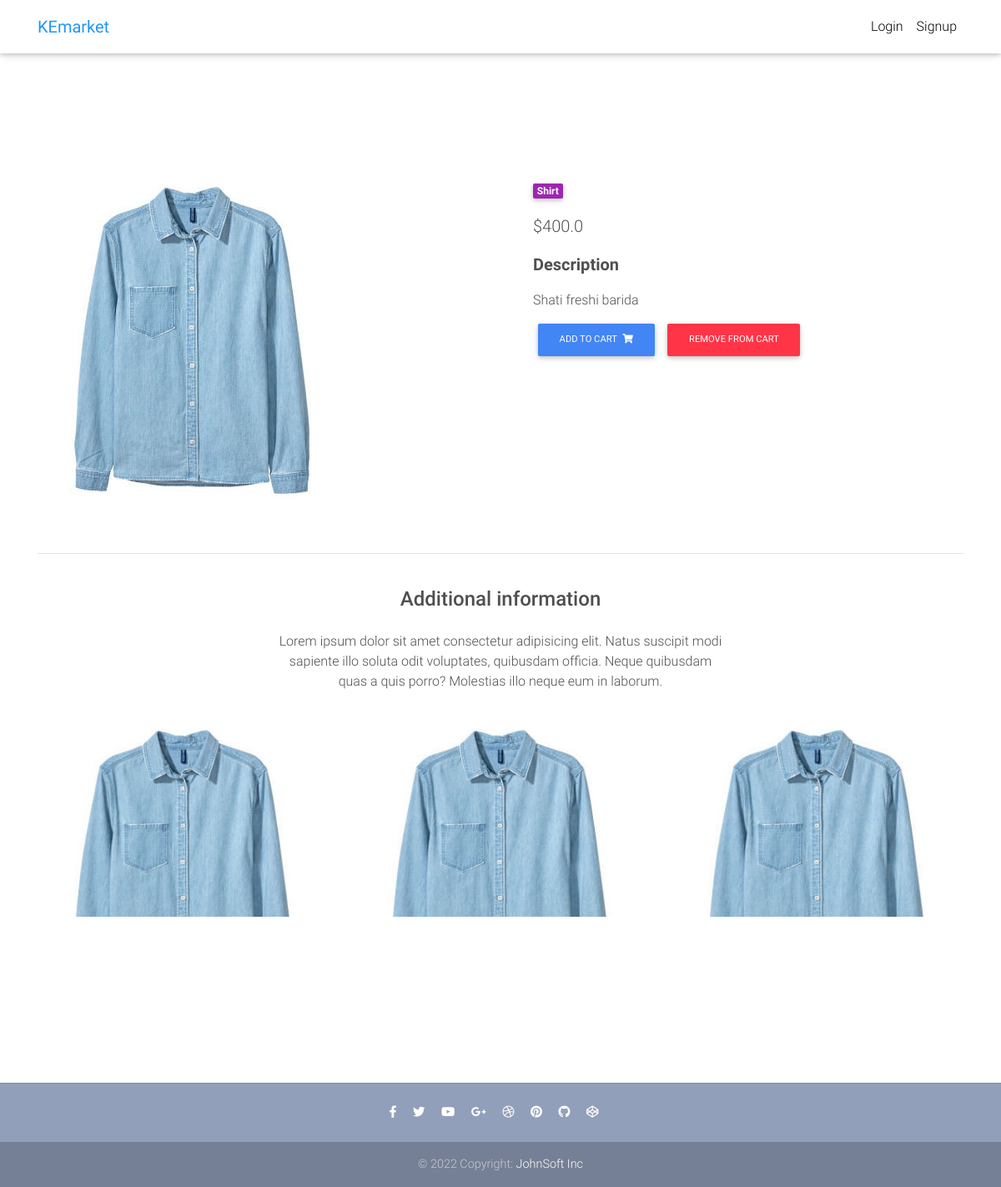
The page /product/shati_barida/ on the database its author committed.
### core/models.py (models this page shows, shortened)
class Item(models.Model):
    title = models.CharField(max_length=100)
    price = models.FloatField()
    discount_price = models.FloatField(blank=True, null=True)
    category = models.CharField(choices=CATEGORY_CHOICES, max_length=2)
    label = models.CharField(choices=LABEL_CHOICES, max_length=2)
    slug = models.SlugField()
    description = models.TextField()
    image = models.ImageField()
    def get_add_to_cart_url(self):
        return reverse("core:add-to-cart", kwargs={
            'slug': self.slug
        })
    def get_remove_from_cart_url(self):
        return reverse("core:remove-from-cart", kwargs={
            'slug': self.slug
        })

### core/views.py (the view)
# urls.py: path('product/<slug>/', ProductDetailView.as_view(), name='product'),
class ProductDetailView(DetailView):
    model = Item
    template_name = "product-page.html"

### templates/product-page.html (shortened to what this page needs)
{% extends 'base.html' %}
{% block content %}
  <main class="mt-5 pt-4">
    <div class="container dark-grey-text mt-5">
      <div class="row wow fadeIn">
        <div class="col-md-6 mb-4">
          <img src="{{ object.image.url }}" class="img-fluid" alt="">
        </div>
        <div class="col-md-6 mb-4">
          <div class="p-4">
            <div class="mb-3">
              <a href="">
                <span class="badge purple mr-1">{{ object.get_category_display }}</span>
              </a>
            </div>
            <p class="lead">
              {% if object.discount_price %}
              <span class="mr-1">
                <del>{{ object.price }}</del>
              </span>
              <span>${{ object.discount_price }}</span>
              {% else %}
              <span>${{ object.price }}</span>
              {% endif %}
            </p>
            <p class="lead font-weight-bold">Description</p>
            <p>{{ object.description }}</p>
            <a href="{{ object.get_add_to_cart_url }}" class="btn btn-primary btn-md my-0 p">Add to cart
              <i class="fas fa-shopping-cart ml-1"></i>
            </a>
            <a href="{{ object.get_remove_from_cart_url }}" class="btn btn-danger btn-md my-0 p">Remove from cart
            </a>
          </div>
        </div>
      </div>
      <hr>
      <div class="row d-flex justify-content-center wow fadeIn">
        <div class="col-md-6 text-center">
          <h4 class="my-4 h4">Additional information</h4>
          <p>Lorem ipsum dolor sit amet consectetur adipisicing elit. Natus suscipit modi sapiente illo soluta odit
            voluptates,
            quibusdam officia. Neque quibusdam quas a quis porro? Molestias illo neque eum in laborum.</p>
        </div>
      </div>
      <div class="row wow fadeIn">
        <div class="col-lg-4 col-md-12 mb-4">
          <img src="{{ object.image.url }}" class="img-fluid" alt="">
        </div>
        <div class="col-lg-4 col-md-6 mb-4">
          <img src="{{ object.image.url }}" class="img-fluid" alt="">
        </div>
        <div class="col-lg-4 col-md-6 mb-4">
          <img src="{{ object.image.url }}" class="img-fluid" alt="">
        </div>
      </div>
    </div>
  </main>
{% endblock content %}

### templates/base.html (style rules this page uses)
html, body, header, .carousel { height: 60vh; }

### rows shown on the page
Item: image (picture), category "Shirt", price "400.0", description "Shati freshi barida"
